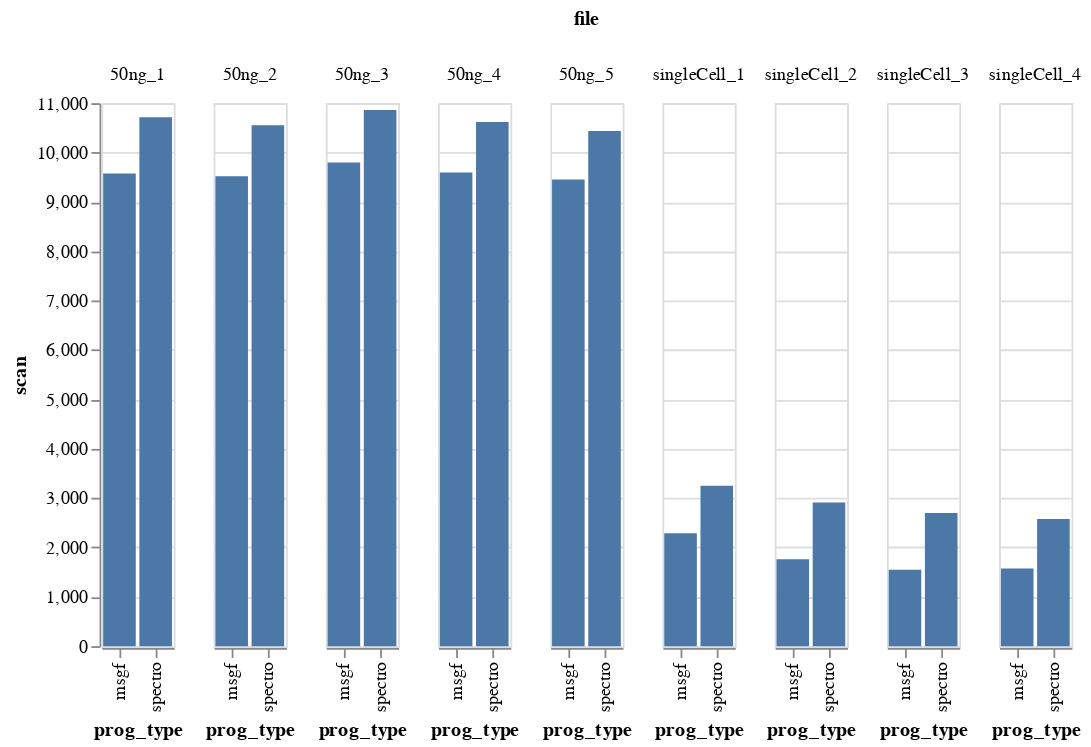

The cell this chart's notebook holds for it:
### Code cell
#completely filtered
alt.Chart(source).mark_bar().encode(
    x='prog_type',
    y='scan',
    column="file"
)

### Figure 1 — Vega-Lite specification as saved in the notebook (floating-point values rounded to 4 significant figures)
{"config": {"view": {"continuousWidth": 400, "continuousHeight": 300}}, "data": {"name": "data-437b925d6a965c2ed112ce12c776a449"}, "mark": "bar", "encoding": {"column": {"type": "nominal", "field": "file"}, "x": {"type": "nominal", "field": "prog_type"}, "y": {"type": "quantitative", "field": "scan"}}, "$schema": "https://vega.github.io/schema/vega-lite/v4.8.1.json", "datasets": {"data-437b925d6a965c2ed112ce12c776a449": [{"file": "singleCell_1", "prog_type": "spectro", "pep": 2727, "scan": 3252}, {"file": "singleCell_1", "prog_type": "msgf", "pep": 2068, "scan": 2290}, {"file": "singleCell_2", "prog_type": "spectro", "pep": 2515, "scan": 2909}, {"file": "singleCell_2", "prog_type": "msgf", "pep": 1641, "scan": 1759}, {"file": "singleCell_3", "prog_type": "spectro", "pep": 2354, "scan": 2696}, {"file": "singleCell_3", "prog_type": "msgf", "pep": 1446, "scan": 1547}, {"file": "singleCell_4", "prog_type": "spectro", "pep": 2254, "scan": 2578}, {"file": "singleCell_4", "prog_type": "msgf", "pep": 1472, "scan": 1571}, {"file": "50ng_1", "prog_type": "spectro", "pep": 8541, "scan": 10713}, {"file": "50ng_1", "prog_type": "msgf", "pep": 8755, "scan": 9577}, {"file": "50ng_2", "prog_type": "spectro", "pep": 8374, "scan": 10554}, {"file": "50ng_2", "prog_type": "msgf", "pep": 8653, "scan": 9521}, {"file": "50ng_3", "prog_type": "spectro", "pep": 8941, "scan": 10861}, {"file": "50ng_3", "prog_type": "msgf", "pep": 8911, "scan": 9800}, {"file": "50ng_4", "prog_type": "spectro", "pep": 8642, "scan": 10619}, {"file": "50ng_4", "prog_type": "msgf", "pep": 8752, "scan": 9595}, {"file": "50ng_5", "prog_type": "spectro", "pep": 8463, "scan": 10438}, {"file": "50ng_5", "prog_type": "msgf", "pep": 8591, "scan": 9455}]}}
